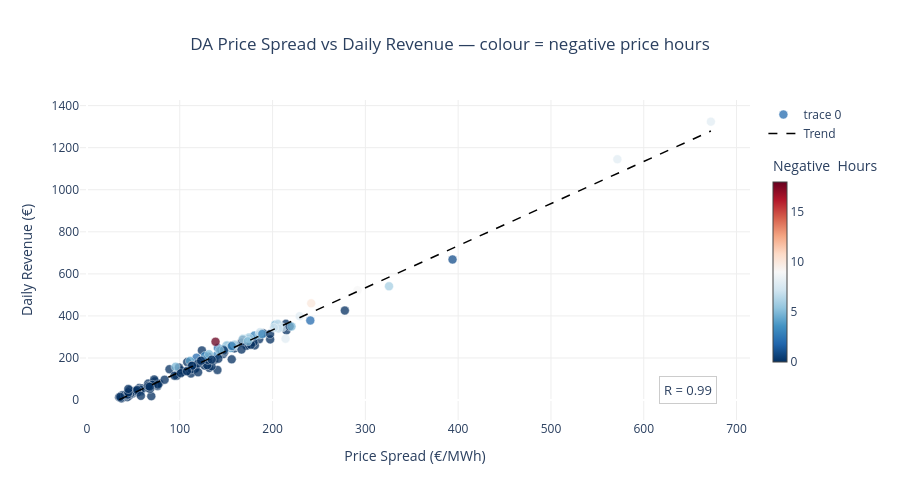

Notebook cell for this chart:
### Code cell
# Price Spread vs Revenue Scatter
fig5 = go.Figure()

fig5.add_trace(go.Scatter(
    x=daily['price_spread'],
    y=daily['revenue'],
    mode='markers',
    marker=dict(
        color=daily['neg_hours'],
        colorscale='RdBu',
        reversescale=True,
        colorbar=dict(title='Negative  Hours', thickness=14, len=0.7,),
        size=9,
        opacity=0.75,
        showscale=True,
        line=dict(width=0.5, color='white'),
    ),
    text=daily['date'].dt.strftime('%b %d'),
    hovertemplate=(
        '<b>%{text}</b><br>'
        'Spread: €%{x:.0f}<br>'
        'Revenue: €%{y:.0f}<extra></extra>'
    ),
))

# Trendline
z = np.polyfit(daily['price_spread'], daily['revenue'], 1)
x_line = np.linspace(daily['price_spread'].min(), daily['price_spread'].max(), 200)
fig5.add_trace(go.Scatter(
    x=x_line, y=np.polyval(z, x_line),
    mode='lines', name='Trend',
    line=dict(color='black', dash='dash', width=1.5),
    showlegend=True,
))

# R² label
corr = daily[['price_spread','revenue']].corr().iloc[0,1]
fig5.add_annotation(
    x=0.95, y=0.05, xref='paper', yref='paper',  
    text=f'R = {corr:.2f}',
    showarrow=False,
    font=dict(size=13),
    bgcolor='white',
    bordercolor='#ccc',
    borderwidth=1,
    borderpad=4,
)

fig5.update_layout(
    title=dict(text='DA Price Spread vs Daily Revenue — colour = negative price hours', x=0.5),
    xaxis_title='Price Spread (€/MWh)',  # Fixed typo: was "Intraday" but this is DA
    yaxis_title='Daily Revenue (€)',
    plot_bgcolor='white',
    yaxis=dict(gridcolor='#eeeeee'),
    xaxis=dict(gridcolor='#eeeeee'),
    margin=dict(r=100),  # Add right margin for colorbar
    height=500,
)
fig5.show()

### Figure 1 — Plotly figure (JSON) as saved in the notebook; plotly's stock layout.template omitted (floating-point values rounded to 4 significant figures; data arrays with more than 128 entries replaced by an {"elided": "..."} marker saying what was removed)
{"data": [{"hovertemplate": "<b>%{text}</b><br>Spread: €%{x:.0f}<br>Revenue: €%{y:.0f}<extra></extra>", "marker": {"color": {"elided": "150 int values"}, "colorbar": {"len": 0.7, "thickness": 14, "title": {"text": "Negative  Hours"}}, "colorscale": [[0, "rgb(103,0,31)"], [0.1, "rgb(178,24,43)"], [0.2, "rgb(214,96,77)"], [0.3, "rgb(244,165,130)"], [0.4, "rgb(253,219,199)"], [0.5, "rgb(247,247,247)"], [0.6, "rgb(209,229,240)"], [0.7, "rgb(146,197,222)"], [0.8, "rgb(67,147,195)"], [0.9, "rgb(33,102,172)"], [1, "rgb(5,48,97)"]], "line": {"color": "white", "width": 0.5}, "opacity": 0.75, "reversescale": true, "showscale": true, "size": 9}, "mode": "markers", "text": {"elided": "150 str values"}, "type": "scatter", "x": {"elided": "150 float values"}, "y": {"elided": "150 float values"}}, {"line": {"color": "black", "dash": "dash", "width": 1.5}, "mode": "lines", "name": "Trend", "showlegend": true, "type": "scatter", "x": {"elided": "200 float values"}, "y": {"elided": "200 float values"}}], "layout": {"annotations": [{"bgcolor": "white", "bordercolor": "#ccc", "borderpad": 4, "borderwidth": 1, "font": {"size": 13}, "showarrow": false, "text": "R = 0.99", "x": 0.95, "xref": "paper", "y": 0.05, "yref": "paper"}], "height": 500, "margin": {"r": 100}, "plot_bgcolor": "white", "title": {"text": "DA Price Spread vs Daily Revenue — colour = negative price hours", "x": 0.5}, "xaxis": {"gridcolor": "#eeeeee", "title": {"text": "Price Spread (€/MWh)"}}, "yaxis": {"gridcolor": "#eeeeee", "title": {"text": "Daily Revenue (€)"}}}}
